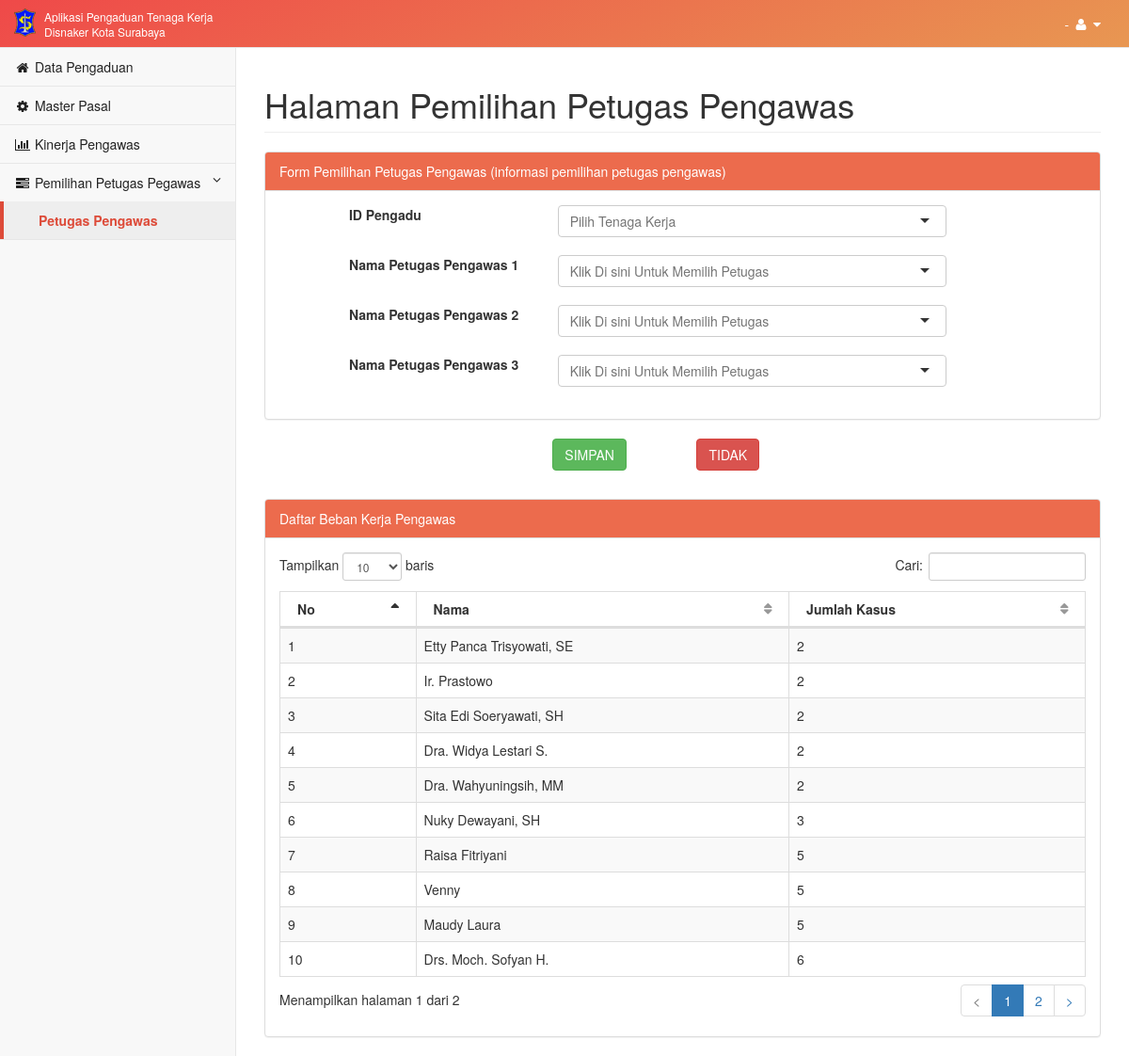
Screenshot of /main/index/pemilihan-petugas-pengawas with the database file from the repository.
### tables this page shows
CREATE TABLE IF NOT EXISTS `admin_pengawas` (
  `ID_ADMIN_PENGAWAS` int(11) NOT NULL AUTO_INCREMENT,
  `IDPENGGUNA` varchar(100) DEFAULT NULL,
  `ID_SPT` int(11) DEFAULT NULL,
  `ID_KARYAWAN` varchar(50) DEFAULT NULL,
  `ID_KELUHAN` int(11) DEFAULT NULL,
  PRIMARY KEY (`ID_ADMIN_PENGAWAS`),
  KEY `RELATION_201_FK` (`IDPENGGUNA`),
  KEY `RELATION_208_FK` (`ID_SPT`),
  KEY `RELATION_209_FK` (`ID_KARYAWAN`)
);

CREATE TABLE IF NOT EXISTS `karyawan` (
  `ID_KARYAWAN` varchar(50) NOT NULL,
  `ID_KABID` int(11) DEFAULT NULL,
  `NAMA_KARYAWAN` varchar(50) DEFAULT NULL,
  `ALAMAT_KARYAWAN` varchar(50) DEFAULT NULL,
  `JENIS_KELAMIN` varchar(10) DEFAULT NULL,
  `TELP_KARYAWAN` varchar(50) DEFAULT NULL,
  `PENDIDIKAN` varchar(50) DEFAULT NULL,
  `SPESIALISASI` varchar(50) DEFAULT NULL,
  `GOLONGAN` varchar(100) DEFAULT NULL,
  PRIMARY KEY (`ID_KARYAWAN`),
  KEY `RELATION_200_FK` (`ID_KABID`)
);

### application/controllers/Main.php (called while the page is built, shortened)
<?php
class Main extends CI_Controller {
	public function index($page_name = 'home')
	{
		$title= str_replace("-"," ",$page_name);
		$id_tk=$this->input->get('id');
		if($page_name=='edit-pengadu'){
			$this->load->model('m_main');
			$data=array(
			'data_perseorangan' => $this->m_main->getUserPerseoranganInfo($id_tk),
			'title' => ucwords($title),
			'page_name' => $page_name
			);
		}
		elseif($page_name=='pemilihan-petugas-pengawas'){
			$this->load->model('m_main');
			$data=array(
			'data_keluhan_tk' => $this->m_main->getDataKeluhanTK(),
			'data_karyawan' => $this->m_main->getDataEmployee(),
			'data_beban_kerja' => $this->m_main->getDataWorkload(),
			'title' => ucwords($title),
			'page_name' => $page_name
			);
		}
		$this->load->view('default/header',$data);
		$this->load->view('pages/'.$page_name,$data);
		$this->load->view('default/footer',$data);
	}
}

### index.php (called while the page is built, shortened)
<?php
require_once BASEPATH.'core/CodeIgniter.php';

### application/models/M_main.php (called while the page is built, shortened)
<?php
class M_main extends CI_Model{
	function getDataEmployee(){
		$this -> db -> select('k.ID_KARYAWAN, K.NAMA_KARYAWAN, k.TELP_KARYAWAN, p.IDPENGGUNA');
		$this -> db -> from('karyawan k');
		$this -> db -> join('kepala_bidang kb','kb.ID_KABID=k.ID_KABID');
		$this -> db -> join('pengguna p','p.IDPENGGUNA=kb.IDPENGGUNA');
		$this -> db -> order_by("k.NAMA_KARYAWAN ASC");
		$q = $this -> db -> get();
		return $q->result();
	}
	function getDataKeluhanTK(){
		$this -> db -> select('jk.*, tk.*, kt.*,ks.*');
		$this -> db -> from('tenaga_kerja tk');
		$this -> db -> join('jenis_keluhan jk','jk.ID_TK=tk.ID_TK');
		$this -> db -> join('keluhan_tk kt','kt.ID_KELUHAN_TK=jk.ID_KELUHAN_TK','left outer');
		$this -> db -> join('keluhan_serikat ks','ks.ID_KELUHAN_SERIKAT=jk.ID_KELUHAN_SERIKAT','left outer');
		$this -> db -> order_by("jk.ID_JENIS_KELUHAN DESC");
		$this -> db -> where('jk.STATUS_PENYELESAIAN', 10);
		$q = $this -> db -> get();
		return $q->result();
	}
	function getDataWorkload(){
		$this->db->select("count(*) as jumlah, ap.*,jk.*,k.*");
		$this->db->from("admin_pengawas ap");
		$this->db->join("jenis_keluhan jk","ap.id_keluhan = jk.id_jenis_keluhan");
		$this->db->join("kepala_bidang kb","ap.idpengguna = kb.idpengguna");
		$this->db->join("karyawan k","kb.id_kabid = k.id_kabid");
		$this->db->where("jk.status_penyelesaian < 100");
		$this->db->group_by("ap.idpengguna");
		$this->db->order_by("jumlah ASC");
		$q = $this->db->get();
		return $q->result();
	}
}

### application/views/pages/pemilihan-petugas-pengawas.php (the view, shortened to what this page needs)
<link href="<?php echo base_url('assets/css/selectize.bootstrap3.css') ?>" rel="stylesheet">
<div id="wrapper">
        <nav class="navbar navbar-default navbar-static-top" role="navigation" style="margin-bottom: 0;background: linear-gradient(154deg,#ef4949 0,#e89752 100%);">
            <div class="navbar-header">
                <a class="navbar-brand putih" href="javascript:void(0)" style="padding-top: 7px;"><img class="pull-left" style="padding-top: 2px;" src="<?php echo base_url('assets/img/logo-01_xsmall.png') ?>" style="height:30px"/><span class="pull-left putih" style="font-family:'Helvetica Neue', Helvetica, Arial, sans-serif;font-size:12px;line-height:1.3;width:225px;padding-left:9px;padding-top:3px;">Aplikasi Pengaduan Tenaga Kerja Disnaker Kota Surabaya</span></a>
            </div>
            <ul class="nav navbar-top-links navbar-right">
                <li class="dropdown">
                    <a class="dropdown-toggle putih" data-toggle="dropdown" href="#">
                        <?php echo $_SESSION['role'] ?> - <?php echo $_SESSION['nama_user'] ?>
                        <i class="fa fa-user fa-fw"></i> <i class="fa fa-caret-down"></i>
                    </a>
                </li>
            </ul>
            <div class="navbar-default sidebar" role="navigation">
                <div class="sidebar-nav navbar-collapse">
                    <ul class="nav" id="side-menu">
                        <li>
                            <a href="<?php echo site_url('main/index/data-pengaduan') ?>" class="hitam"><i class="fa fa-home fa-fw"></i> Data Pengaduan</a>
                        </li>
                        <li>
                            <a href="<?php echo site_url('main/index/master-pasal') ?>" class="hitam"><i class="fa fa-cog fa-fw"></i> Master Pasal</a>
                        </li>
                        <li>
                            <a href="<?php echo site_url('main/index/kinerja-pengawas') ?>" class="hitam"><i class="fa fa-bar-chart-o fa-fw"></i> Kinerja Pengawas</a>
                        </li>
                        <li class="active">
                            <a href="#" class="hitam"><i class="fa fa-tasks fa-fw"></i> Pemilihan Petugas Pegawas<span class="fa arrow"></span></a>
                            <ul class="nav nav-second-level collapse in" aria-expanded="true">
                                <li>
                                    <a class="aktif">Petugas Pengawas</a>
                                </li>
                            </ul>
                        </li>
                    </ul>
                </div>
            </div>
        </nav>
        <div id="page-wrapper">
            <div class="row">
                <div class="col-lg-12">
                    <h1 class="page-header">Halaman Pemilihan Petugas Pengawas</h1>
                </div>
            </div>
            <div class="row">
                <div class="col-lg-12">
                    <div class="panel panel-default">
                        <div class="panel-heading" style="color: #fff;background-color: #ec6b4d;">
                            Form Pemilihan Petugas Pengawas (informasi pemilihan petugas pengawas)
                        </div>
                        <div class="panel-body">
                        <form id="form_pemilihan_petugas_pengawas" method="POST" action="<?php echo site_url('pengaduan/pemilihan_petugas') ?>">
                            <div class="form-group">
                                <div class="row">
                                    <div class="col-sm-1">&nbsp;</div>
                                    <div class="col-sm-3">
                                        <label for="id">ID Pengadu</label>
                                    </div>
                                    <div class="col-sm-6">
                                    </div>
                                </div>
                            </div>
                            <div class="form-group">
                                <div class="row">
                                    <div class="col-sm-1">&nbsp;</div>
                                    <div class="col-sm-3">
                                        <label for="id_petugas_1">Nama Petugas Pengawas 1</label>
                                    </div>
                                    <div class="col-sm-6">
                                    </div>
                                </div>
                            </div>
                            <div class="form-group">
                                <div class="row">
                                    <div class="col-sm-1">&nbsp;</div>
                                    <div class="col-sm-3">
                                        <label for="id_petugas_2">Nama Petugas Pengawas 2</label>
                                    </div>
                                    <div class="col-sm-6">
                                    </div>
                                </div>
                            </div>
                            <div class="form-group">
                                <div class="row">
                                    <div class="col-sm-1">&nbsp;</div>
                                    <div class="col-sm-3">
                                        <label for="id_petugas_3">Nama Petugas Pengawas 3</label>
                                    </div>
                                    <div class="col-sm-6">
                                    </div>
                                </div>
                            </div>
                        </div>
                    </div>
                    <div class="form-group">
                        <div class="row">
                            <div class="col-sm-4"></div>
                            <div class="col-sm-2 form-group"><input type="submit" class="btn btn-md btn-success" value="SIMPAN" /></div>
                            <div class="col-sm-2 form-group"><button class="btn btn-md btn-danger">TIDAK</button></div>
                        </div>
                    </div>
                </div>
            </div>
            <div class="row">
                <div class="col-lg-12">
                    <div class="panel panel-default">
                        <div class="panel-heading" style="color: #fff;background-color: #ec6b4d;">
                            Daftar Beban Kerja Pengawas
                        </div>
                        <div class="panel-body">
                            <table width="100%" class="table table-striped table-bordered table-hover" id="dataTables-example">
                                <thead>
                                    <tr>
                                        <th >No</th>
                                        <th >Nama</th>
                                        <th >Jumlah Kasus</th>
                                    </tr>
                                </thead>
                                <tbody>
                                    <?php $count=1; foreach ($data_beban_kerja as $key) { ?>
                                        <tr>
                                            <td><?php echo $count++; ?></td>
                                            <td><?php echo $key->NAMA_KARYAWAN; ?></td>
                                            <td><?php echo $key->jumlah; ?></td>
                                        </tr>
                                    <?php } ?>
                                </tbody>
                            </table>
                        </div>
                    </div>
                </div>
            </div>
        </div>
    </div>

### assets/css/metisMenu/metisMenu.css (style rules this page uses)
.arrow { float: right; line-height: 1.42857; }
.fa.arrow:before { content: "\f104"; }
.active > a > .fa.arrow:before { content: "\f107"; }

### assets/css/sb-admin-2.css (style rules this page uses)
body { background-color: #f8f8f8; }
#wrapper { width: 100%; }
#page-wrapper { padding: 0 15px; min-height: 568px; background-color: white; }
@media (min-width: 768px) { #page-wrapper { position: inherit; margin: 0 0 0 250px; padding: 0 30px; border-left: 1px solid #e7e7e7; } }
.navbar-top-links { margin-right: 0; }
.navbar-top-links li { display: inline-block; }
.navbar-top-links li:last-child { margin-right: 15px; }
.navbar-top-links li a { padding: 15px; min-height: 50px; }
.sidebar .sidebar-nav.navbar-collapse { padding-left: 0; padding-right: 0; }
.sidebar ul li { border-bottom: 1px solid #e7e7e7; }
.sidebar .arrow { float: right; }
.sidebar .fa.arrow:before { content: "\f104"; }
.sidebar .active > a > .fa.arrow:before { content: "\f107"; }
.sidebar .nav-second-level li, .sidebar .nav-third-level li { border-bottom: none !important; }
.sidebar .nav-second-level li a { padding-left: 37px; }
@media (min-width: 768px) { .sidebar { z-index: 1; position: absolute; width: 250px; margin-top: 51px; } }
table.dataTable thead .sorting, table.dataTable thead .sorting_asc, table.dataTable thead .sorting_desc, table.dataTable thead .sorting_asc_disabled, table.dataTable thead .sorting_desc_disabled { background: transparent; }
table.dataTable thead .sorting_asc:after { content: "\f0de"; float: right; font-family: fontawesome; }
table.dataTable thead .sorting:after { content: "\f0dc"; float: right; font-family: fontawesome; color: rgba(50, 50, 50, 0.5); }

### assets/css/app.css (style rules this page uses)
.putih { color:#fff; }
.hitam { color:#222; }
.aktif { color:#dd4b39; border-left-width: 4px; border-left-style: solid; border-left-color: #dd4b39; font-weight:bold; background-color: #eeeeee; }

### rows the page displays
admin_pengawas: ID_KARYAWAN.NAMA_KARYAWAN "Etty Panca Trisyowati, SE", jumlah "2"
admin_pengawas: ID_KARYAWAN.NAMA_KARYAWAN "Ir. Prastowo", jumlah "2"
admin_pengawas: ID_KARYAWAN.NAMA_KARYAWAN "Sita Edi Soeryawati, SH", jumlah "2"
admin_pengawas: ID_KARYAWAN.NAMA_KARYAWAN "Dra. Widya Lestari S.", jumlah "2"
admin_pengawas: ID_KARYAWAN.NAMA_KARYAWAN "Dra. Wahyuningsih, MM", jumlah "2"
admin_pengawas: ID_KARYAWAN.NAMA_KARYAWAN "Nuky Dewayani, SH", jumlah "3"
admin_pengawas: ID_KARYAWAN.NAMA_KARYAWAN "Raisa Fitriyani", jumlah "5"
admin_pengawas: ID_KARYAWAN.NAMA_KARYAWAN "Venny", jumlah "5"
admin_pengawas: ID_KARYAWAN.NAMA_KARYAWAN "Maudy Laura", jumlah "5"
admin_pengawas: ID_KARYAWAN.NAMA_KARYAWAN "Drs. Moch. Sofyan H.", jumlah "6"
